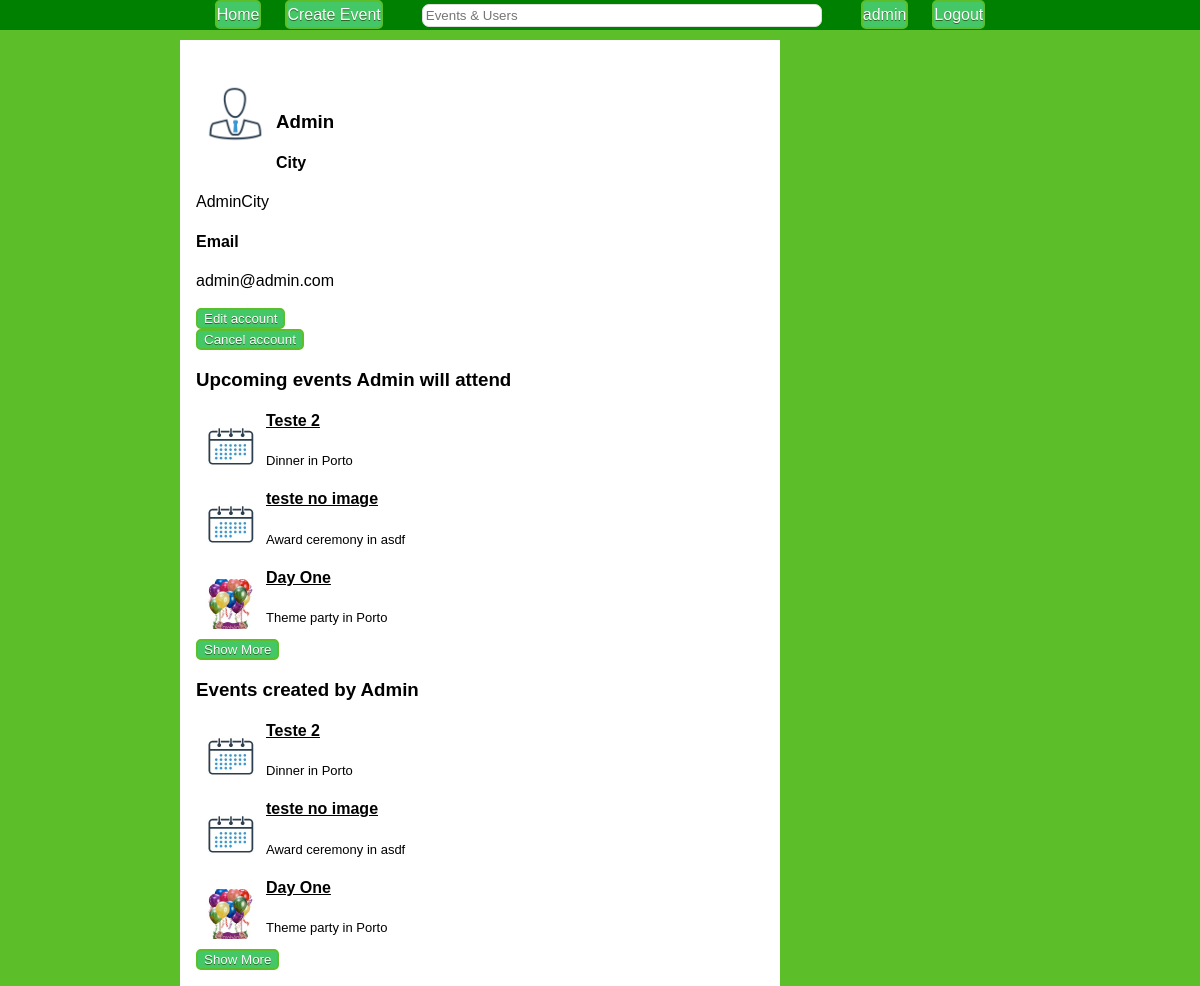
The app's page /?user=admin (signed in), older data.
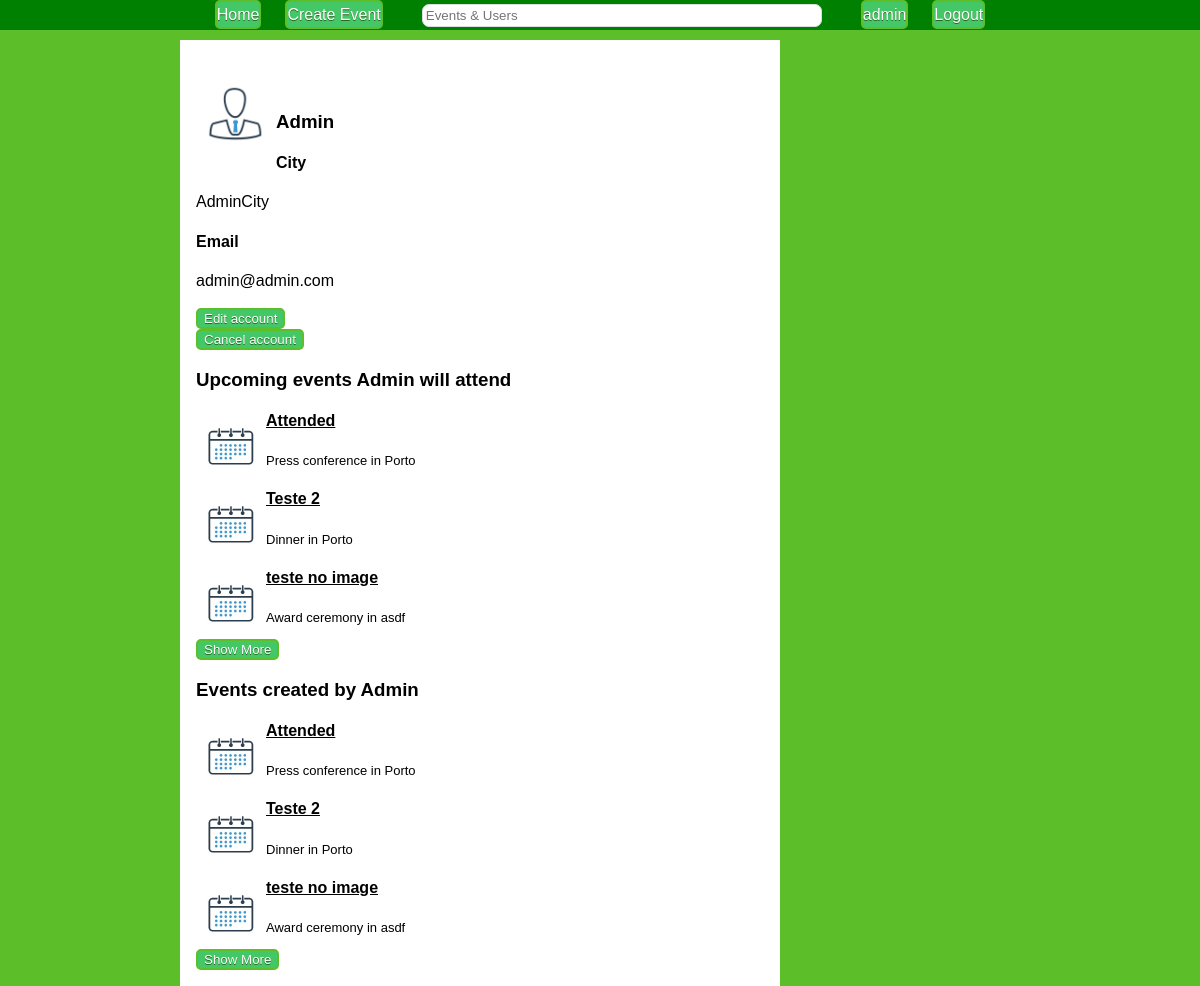
The same page, newer data.
### tables this page shows
CREATE TABLE User(
	username TEXT PRIMARY KEY,
	password TEXT NOT NULL,
	name TEXT NOT NULL,
	email TEXT NOT NULL,
	phoneNumber TEXT,
	city TEXT NOT NULL
);

CREATE TABLE Event(
	id INTEGER PRIMARY KEY,
	creator NOT NULL REFERENCES User(username) ON DELETE CASCADE,
	nameTag TEXT NOT NULL,
	type REFERENCES EventType(eventType) NOT NULL,
	description TEXT NOT NULL,
	time TEXT NOT NULL,
	city TEXT NOT NULL,
	address TEXT,
	imageURL TEXT,
	publicEvent INTEGER NOT NULL,
	CONSTRAINT ck_public CHECK (publicEvent = 0 OR publicEvent = 1)
);

### database/users.php (called while the page is built, shortened)
<?php
include_once('connection.php');
function userExists($username){
	global  $db;
	$stmt = $db->prepare('SELECT username FROM User WHERE username = :username');
	$stmt->bindParam(':username', $username, PDO::PARAM_STR);
	try{
    $stmt->execute();
		return true;
  } catch(PDOException $e) {
    return "error";
  }
}
function getUser($username){
	global $db;
	$stmt = $db->prepare('SELECT username, city, name, phoneNumber, email FROM User WHERE username = :username');
	$stmt->bindParam(':username', $username, PDO::PARAM_STR);
	try{
		$stmt->execute();
		$result = $stmt->fetch();
		return $result;
	} catch(PDOException $e){
		return false;
	}
}
?>

### database/user_data.php (called while the page is built, shortened)
<?php
  include_once("users.php");
  if(isset($_GET['user'])){
    $checkExistance = userExists($_GET['user']);
    if($checkExistance == true){
      $userData = getUser($_GET['user']);
      if($userData == false){
        $result = array("error" => "user data corrupted");
        return;
      } else {
        $dataArray = array("username" => $userData['username'],
                          "name" => $userData['name'],
                          "email" => $userData['email'],
                          "phoneNumber" => $userData['phoneNumber'],
                          "city" => $userData['city']);
        if(isset($_SESSION['username'])){
          if($_GET['user'] == $_SESSION['username']){
            $result = array("same" => $dataArray);
          } else {
            $result = array("different" => $dataArray);
          }
        } else {
          $result = array("different" => $dataArray);
        }
      }
    } else $result = array("error" => "no such user");
  } else $result = array("error" => "no such user");
 ?>

### database/events.php (called while the page is built, shortened)
<?php
include_once('connection.php');
function getLimitedUserAttendance($username, $maxEvents, $offset){
	global $db;
	$stmt = $db->prepare('SELECT * FROM  Event WHERE id in (SELECT eventId FROM Attending WHERE username = :username ORDER BY eventId DESC) ORDER BY id DESC LIMIT :maxEvents OFFSET :offset');
	$stmt->bindParam(':maxEvents', $maxEvents, PDO::PARAM_INT);
	$stmt->bindParam(':offset', $offset, PDO::PARAM_INT);
	$stmt->bindParam(':username', $username, PDO::PARAM_STR);
	try{
   		$stmt->execute();
   		return $stmt->fetchAll();
  	} catch(PDOException $e) {
    	return false;
  	}
}
function getLimitedUserCreations($username, $maxEvents, $offset){
	global $db;
	$stmt = $db->prepare('SELECT * FROM Event WHERE creator = :username ORDER BY id DESC LIMIT :maxEvents OFFSET :offset');
	$stmt->bindParam(':maxEvents', $maxEvents, PDO::PARAM_INT);
	$stmt->bindParam(':offset', $offset, PDO::PARAM_INT);
	$stmt->bindParam(':username', $username, PDO::PARAM_STR);
	try{
   		$stmt->execute();
   		return $stmt->fetchAll();
  	} catch(PDOException $e) {
    	return false;
  	}
}
?>

### templates/user_page.php (the view, shortened to what this page needs)
<div id="user_page">
    <br>
    <img src="res/user.png" width="60" height="60"> <br>
<?php
  if(isset($result['same'])) $data = $result['same'];
  if(isset($result['same']) || isset($result['different'])){
    $attendance = getLimitedUserAttendance($data['username'], 4, 0);
    $creations = getLimitedUserCreations($data['username'], 4, 0);
   ?>
   <h3><?=$data['name']?></h3>
   <h4>City</h4><label><?=$data['city']?></label>
   <h4>Email </h4><label><?=$data['email']?></label>
  <?php if($data["phoneNumber"] != "" && $data['phoneNumber'] != null){ ?>
     <h4>Contact </h4><label><?=$data['phoneNumber']?></label>
  <?php } if(isset($result['same'])){ ?>
      <br><br>
     <form id="editForm" method='post' action='edit_user.php'>
       <input id='editUser' value='Edit account' type='submit'></form>
      <form id="deleteForm" method='post' action='database/action_delete_user.php'>
       <input id='deleteUser' value='Cancel account' type='submit'></form>
  <?php } ?>
      <h3>Upcoming events <?=$data['name']?> will attend</h3>
      <div id="attendance" class="events">
      <?php if(count($attendance) > 0){
        $count = (count($attendance) < 4) ? count($attendance) : 3;
        for($i = 0; $i < $count; $i++){?>
          <div class="singleEvent">
            <img src="images/thumbs_small/<?=$attendance[$i]['imageURL']?>" width="50" height="50">
            <h4><a href="./?event=<?=$attendance[$i]['id']?>"><?=$attendance[$i]['nameTag']?></a></h4>
            <p class="eventDesc"><?=$attendance[$i]['type']?> in <?=$attendance[$i]['city']?></p>
          </div>
        <?php }
        if(count($attendance) == 4){?>
          <button>Show More</button>
        <?php }
      } else echo '<p>' . $data['name'] . '</p>'?></div>
      <h3>Events created by <?=$data['name']?></h3>
      <div id="creations" class="events">
      <?php if(count($creations) > 0){
        $count = (count($creations) < 4) ? count($creations) : 3;
        for($i = 0; $i < $count; $i++){?>
          <div class="singleEvent">
            <img src="images/thumbs_small/<?=$creations[$i]['imageURL']?>" width="50" height="50">
            <h4><a href="./?event=<?=$creations[$i]['id']?>"><?=$creations[$i]['nameTag']?></a></h4>
            <p class="eventDesc"><?=$creations[$i]['type']?> in <?=$creations[$i]['city']?></p>
          </div>
        <?php }
        if(count($creations) == 4){?>
          <button>Show More</button>
        <?php }
      } else echo '<p>' . $data['name'] . '</p>'?></div>
<?php } else {?>
  <p>No user with this name was found in the database...</p>
<?php } ?>
</div>

### templates/header.php (shortened to what this page needs)
<!DOCTYPE html>
<html>
  <head>
    <link rel="stylesheet" type="text/css" href="style/header_style.css">
    <link rel="stylesheet" type="text/css" href="style/footer_style.css">
  </head>
  <body>
    <div id="floatingHeader">
      <a class="myButton" href="./">Home</a>
      <a class="myButton" href="./new_event.php">Create Event</a>
      <input id="search" type="text" name="search" placeholder="Events & Users"/>
      <?php echo '<a id="user" class="myButton" href="./?user=' . $_SESSION['username'] . '">' . $_SESSION['username'] . '</a>'?>
      <a class="myButton" href="database/action_logout.php">Logout</a>
    </div>

### index.php (shortened to what this page needs)
<?php session_start();
  include('templates/header.php');
?>
<?php
  if(isset($_GET['search']) && !isset($_GET['event']) && !isset($_GET['user'])){
    ?><div id="listEvents" class="displayEvents" data-query="<?=$_GET['search']?>" data-user="<?=$_SESSION['username']?>">
      <h2>Search Results for '<?=$_GET['search']?>'...</h2>
      <?php
        include("database/events.php");
        include_once("templates/display_event.php");
        $finalSearch = getEventsSearch($_GET['search'], $_SESSION['username'], 3, 0);
        if(count($finalSearch)){
          for($i = 0; $i < count($finalSearch); $i++){
            displaySmallEvent($finalSearch[$i]);
          }
        } else echo '<p class="text">No events match the search parameters...</p>';
      ?>
    </div>
    <link rel="stylesheet" href="style/search_page_style.css">
    </div><script type="text/javascript" src="scripts/search.js"></script><?php
  } else {
    if(isset($_GET['user']) && !isset($_GET['search']) && !isset($_GET['event'])){
      ?><div id="userPage">
        <div id="userHolder" class="contentHolder" data-user="<?=$_GET['user']?>">
          <?php include_once("database/user_data.php");
              include_once("database/events.php");
              include_once("templates/user_page.php");?>
        </div>
      </div>
      <link rel="stylesheet" href="style/user_page_style.css">
      <?php }
  }?>
  </body>
</html>

### style/header_style.css (style rules this page uses)
* { -webkit-box-sizing: border-box; -moz-box-sizing: border-box; box-sizing: border-box; }
html, body { margin: 0em; padding: 0em; background-color: #5cbf2a; }
body { margin-top: 40px; }
div#floatingHeader { position: fixed; top: 0; left: 0; width: 100%; height: 30px; background-color: green; text-align: center; vertical-align: middle; line-height: 30px; z-index:10; }
div#floatingHeader > input { outline: none; padding: 3px 0px 3px 3px; border: 1px solid #DDDDDD; border-radius:7px; }
@media screen and (min-width:810px) { div#floatingHeader > input { width:400px; margin-right: 25px; margin-left: 25px; } }
@media screen and (min-width:810px) { div#floatingHeader > a { margin-right: 10px; margin-left: 10px; line-height: 25px; } }
.myButton { background-color:#44c767; -moz-border-radius:5px; -webkit-border-radius:5px; border-radius:5px; display:inline-block; cursor:pointer; color:#ffffff; font-family:Arial; text-decoration:none; border: 2px solid #5cbf2a; text-shadow:0px 1px 0px #2f6627; }

### style/user_page_style.css (style rules this page uses)
input#editUser, input#deleteUser , button { display: block; background-color:#44c767; -moz-border-radius:5px; -webkit-border-radius:5px; border-radius:5px; display:inline-block; cursor:pointer; color:#ffffff; font-family:Arial; text-decoration:none; border: 2px solid #5cbf2a; text-shadow:0px 1px 0px #2f6627; }
html, body { margin: 0em; padding: 0em; background-color: #5cbf2a; }
body { margin-top: 40px; }
div#user_page { padding: 1em; background-color: #ffffff; position:relative; top: 10%; bottom: 10%; left: 15%; right: 15%; width: 50%; font-family: "Helvetica", Arial, sans-serif; }
div#user_page a:link { color: black; font-weight: bold; font-family: "Helvetica", Arial, sans-serif; }
label { display: inline; font-weight: normal; }
p.eventDesc { font-size: small; display: inline; font-weight: normal; }
img { float: left; margin: 10px 10px 10px 10px; }
button { display: block; clear: both; }

Row changes from the older to the newer data that the page shows:
no longer on this page (row unchanged): event: imageURL (picture), nameTag "Day One", type "Theme party", city "Porto"
added event: imageURL (placeholder picture), nameTag "Attended", type "Press conference", city "Porto"
